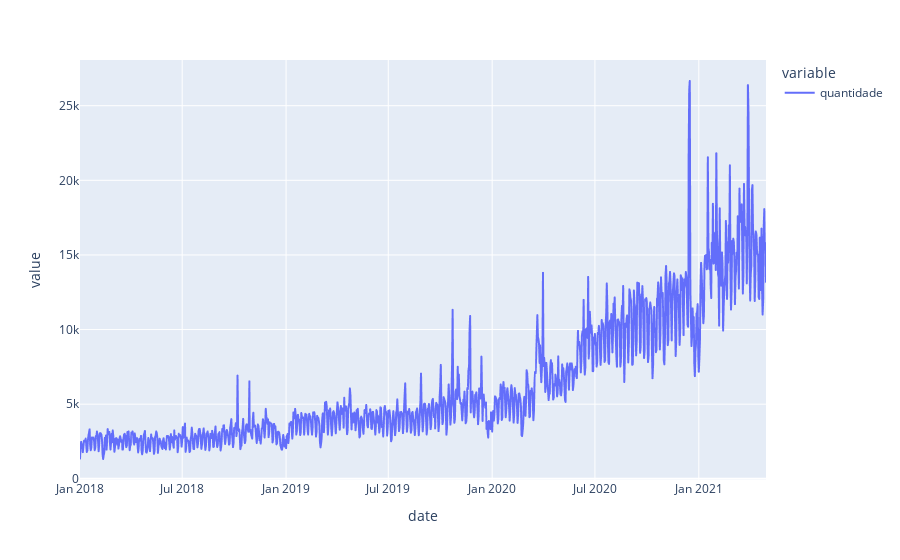

Write notebook code for a chart like this one.
### Code cell
fig = px.line(frequency)
fig

### Figure 1 — Plotly figure (JSON) as saved in the notebook; plotly's stock layout.template omitted (floating-point values rounded to 4 significant figures; data arrays with more than 128 entries replaced by an {"elided": "..."} marker saying what was removed)
{"data": [{"hovertemplate": "variable=quantidade<br>date=%{x}<br>value=%{y}<extra></extra>", "legendgroup": "quantidade", "line": {"color": "#636efa", "dash": "solid"}, "mode": "lines", "name": "quantidade", "showlegend": true, "type": "scattergl", "x": {"elided": "1216 str values"}, "xaxis": "x", "y": {"elided": "1216 int values"}, "yaxis": "y"}], "layout": {"legend": {"title": {"text": "variable"}, "tracegroupgap": 0}, "margin": {"t": 60}, "xaxis": {"anchor": "y", "domain": [0, 1], "title": {"text": "date"}}, "yaxis": {"anchor": "x", "domain": [0, 1], "title": {"text": "value"}}}}
